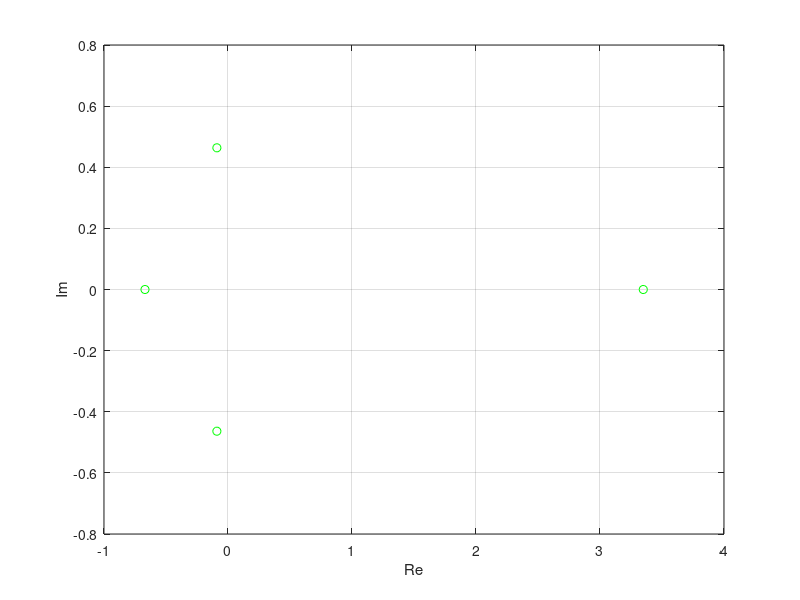

Recreate this plot in MATLAB.
function plot_im_roots()
    a = roots( [-2 5 5 2 1] );
    plot(real(a), imag(a), 'go');
    grid on;
    xlabel('Re');
    ylabel('Im');
end